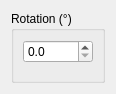
<?xml version="1.0" encoding="UTF-8"?>
<ui version="4.0">
 <class>Tools_RotationWidget</class>
 <widget class="QWidget" name="Tools_RotationWidget">
  <property name="geometry">
   <rect>
    <x>0</x>
    <y>0</y>
    <width>116</width>
    <height>94</height>
   </rect>
  </property>
  <property name="windowTitle">
   <string>Form</string>
  </property>
  <layout class="QVBoxLayout" name="verticalLayout_3">
   <item>
    <widget class="QGroupBox" name="groupBox">
     <property name="title">
      <string>Rotation (°)</string>
     </property>
     <layout class="QVBoxLayout" name="verticalLayout">
      <item>
       <layout class="QHBoxLayout" name="horizontalLayout_2">
        <item>
         <widget class="QDoubleSpinBox" name="rotationSpinBox">
          <property name="decimals">
           <number>1</number>
          </property>
          <property name="maximum">
           <double>360.000000000000000</double>
          </property>
          <property name="singleStep">
           <double>0.100000000000000</double>
          </property>
         </widget>
        </item>
       </layout>
      </item>
      <item>
       <spacer name="verticalSpacer_3">
        <property name="orientation">
         <enum>Qt::Vertical</enum>
        </property>
        <property name="sizeHint" stdset="0">
         <size>
          <width>20</width>
          <height>40</height>
         </size>
        </property>
       </spacer>
      </item>
     </layout>
    </widget>
   </item>
  </layout>
 </widget>
 <resources/>
 <connections/>
</ui>
